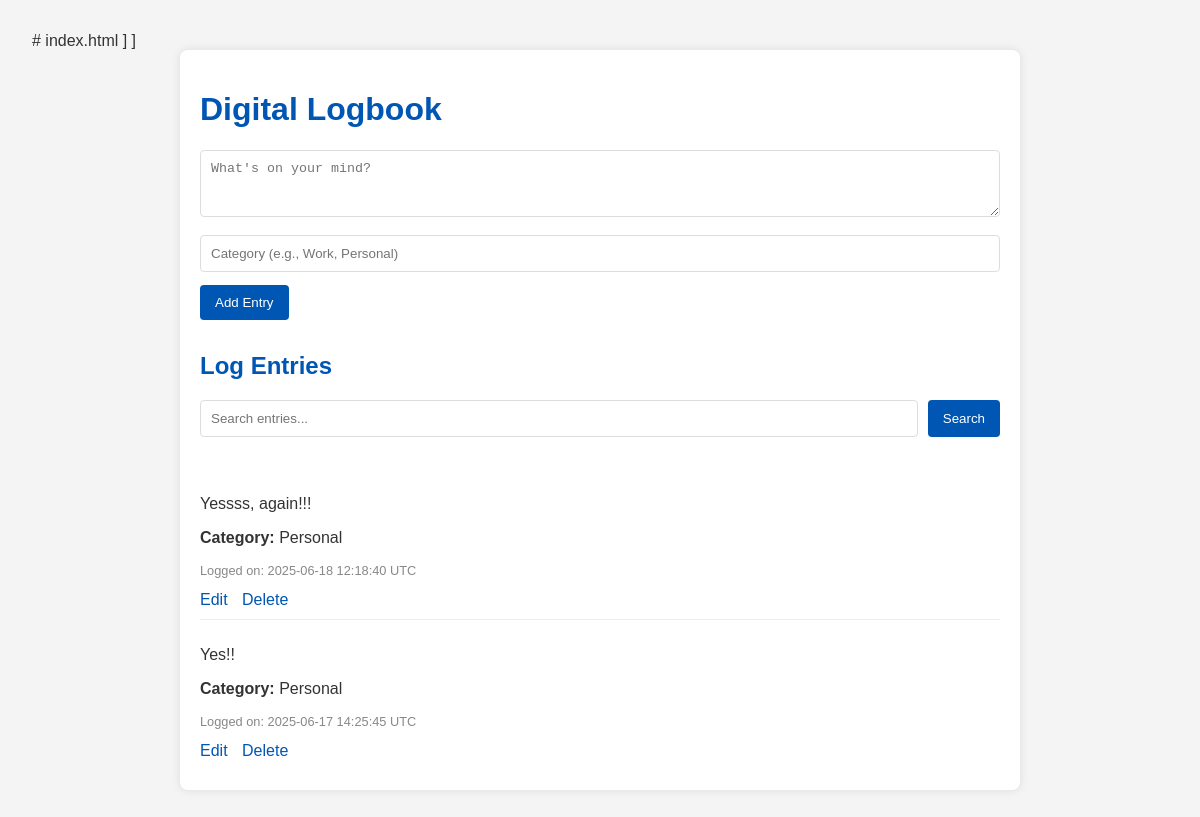
The page /index on the database as committed earlier.
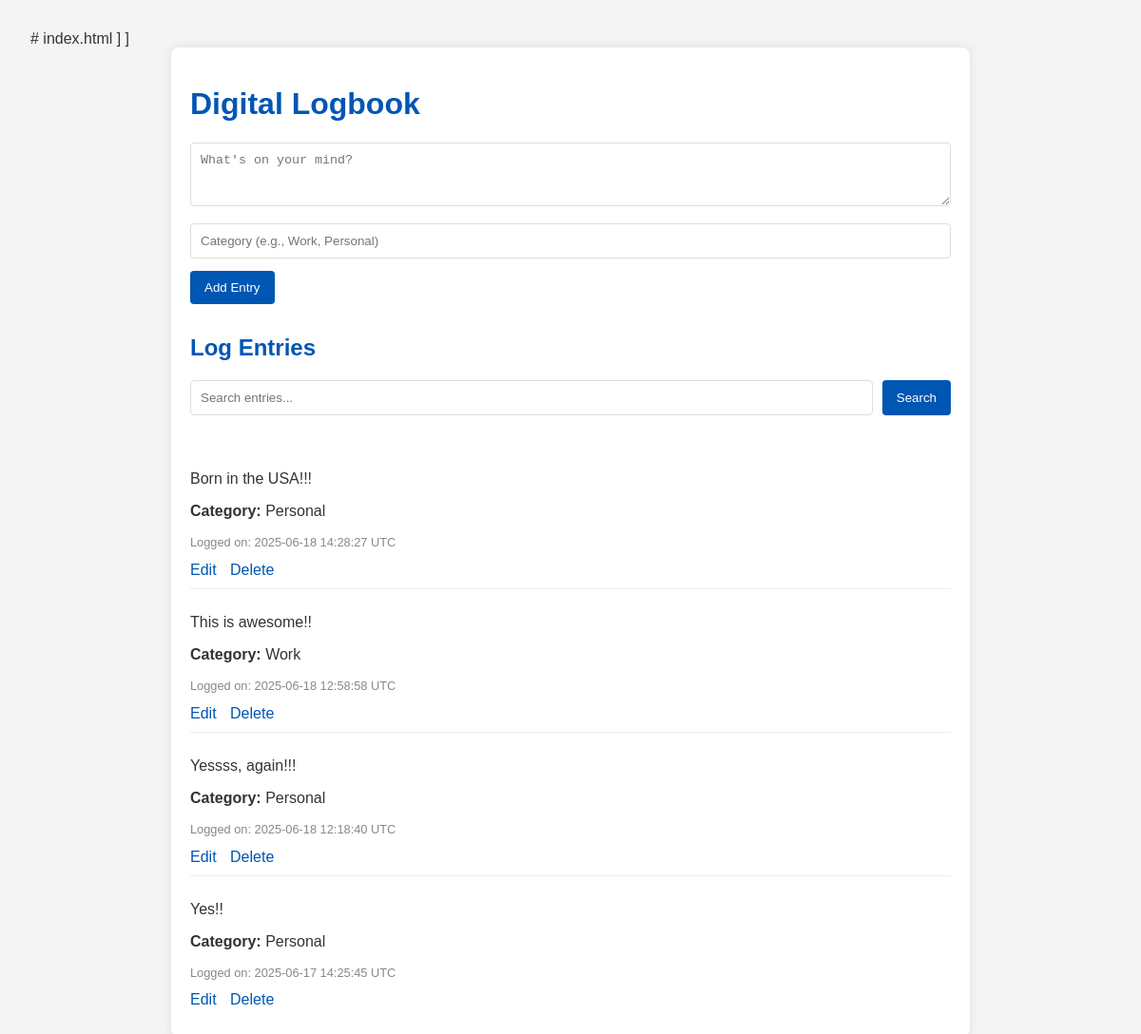
The same page on the database as committed later.
### app/models.py (models this page shows, shortened)
class LogEntry(db.Model):
    id = db.Column(db.Integer, primary_key=True)
    text = db.Column(db.String(200), nullable=False)
    category = db.Column(db.String(50), nullable=True, default='General')
    timestamp = db.Column(db.DateTime, index=True, default=datetime.datetime.utcnow)

### app/routes.py (the view)
@bp.route('/')
@bp.route('/index')
def index():
    query = request.args.get('search_query')
    if query:
        entries = repository.search_entries(query)
    else:
        entries = repository.get_all_entries()
    return render_template('index.html', entries=entries, search_query=query)

### app/repository.py (called while the page is built)
def get_all_entries():
    return LogEntry.query.order_by(LogEntry.timestamp.desc()).all()

### app/templates/index.html (shortened to what this page needs)
]<!DOCTYPE html>
<html lang="en">
<head>
</head>
<body>
    <div class="container">
        <h1>Digital Logbook</h1>
        <form action="{{ url_for('main.add') }}" method="post">
            <textarea name="entry_text" rows="3" placeholder="What's on your mind?"></textarea>
            <br><br>
            <input type="text" name="category" placeholder="Category (e.g., Work, Personal)" style="margin-bottom: 1em;">
            <button type="submit">Add Entry</button>
        </form>
        <h2>Log Entries</h2>
        <form action="{{ url_for('main.index') }}" method="get" style="margin-bottom: 2em; display: flex; gap: 10px;">
            <input type="text" name="search_query" placeholder="Search entries..." value="{{ search_query or '' }}">
            <button type="submit">Search</button>
        </form>
        <div class="entries">
            {% for entry in entries %}
                <div class="entry">
                    <p>{{ entry.text }}</p>
                    {% if entry.category %}
                        <p class="category"><strong>Category:</strong> {{ entry.category }}</p>
                    {% endif %}
                    <p class="timestamp">Logged on: {{ entry.timestamp.strftime('%Y-%m-%d %H:%M:%S') }} UTC</p>
                    <div class="actions">
                        <a href="{{ url_for('main.edit', id=entry.id) }}">Edit</a>
                        <a href="{{ url_for('main.delete', id=entry.id) }}"
                           onclick="return confirm('Are you sure you want to delete this entry?');">Delete</a>
                    </div>
                </div>
            {% else %}
                <p>No entries yet. Add one above!</p>
            {% endfor %}
        </div>
    </div>
</body>
</html>

### app/templates/index.html (style rules this page uses)
body { font-family: sans-serif; background-color: #f4f4f4; color: #333; margin: 2em; }
.container { max-width: 800px; margin: auto; background: white; padding: 20px; border-radius: 8px; box-shadow: 0 0 10px rgba(0,0,0,0.1); }
h1, h2 { color: #0056b3; }
form { margin-bottom: 2em; }
textarea, input[type="text"] { width: 100%; padding: 10px; border-radius: 4px; border: 1px solid #ddd; box-sizing: border-box; }
button { background-color: #0056b3; color: white; padding: 10px 15px; border: none; border-radius: 4px; cursor: pointer; }
.entries { margin-top: 1em; }
.entry { border-bottom: 1px solid #eee; padding: 10px 0; }
.entry:last-child { border-bottom: none; }
.timestamp { color: #888; font-size: 0.8em; }
.actions a { text-decoration: none; color: #0056b3; margin-right: 10px; }

Rows that differ between the two databases and show on the page:
added LogEntry: text "Born in the USA!!!", category "Personal", timestamp "2025-06-18 14:28:27"
added LogEntry: text "This is awesome!!", category "Work", timestamp "2025-06-18 12:58:58"
